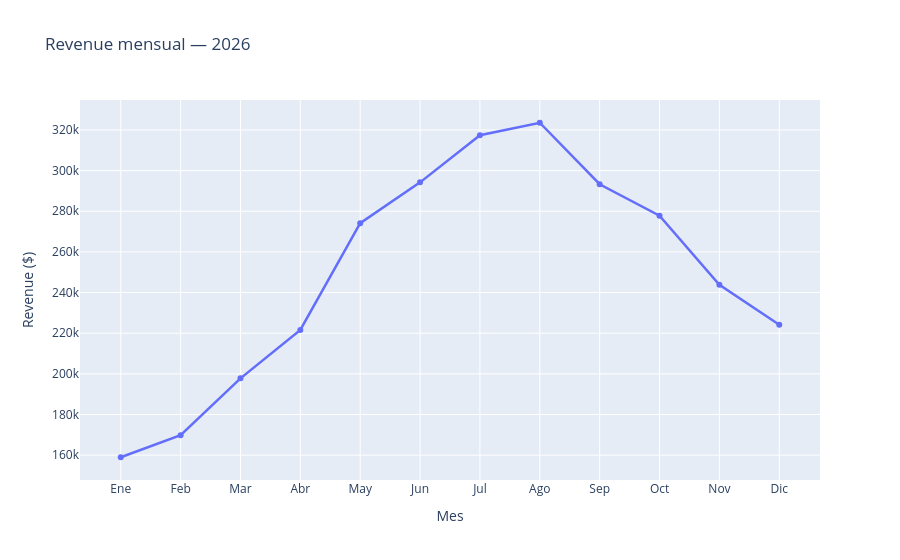

Here is the notebook cell this chart was saved with:
### Markdown cell above
---
## 1. Line Plot — Evolución temporal

> 💡 Pasá el mouse sobre las líneas para ver los valores exactos. Hacé click en la leyenda para mostrar/ocultar series.

### Code cell
# Revenue mensual total
rev_mes = df.groupby('MesNum')['Revenue'].sum().reset_index()
rev_mes['Mes'] = MESES

fig = px.line(
    rev_mes,
    x='Mes', y='Revenue',
    title='Revenue mensual — 2026',
    markers=True,
    labels={'Revenue': 'Revenue ($)', 'Mes': 'Mes'},
)
fig.update_traces(line_width=2.5)
fig.show()

### Figure 1 — Plotly figure (JSON) as saved in the notebook; plotly's stock layout.template omitted (floating-point values rounded to 4 significant figures)
{"data": [{"hovertemplate": "Mes=%{x}<br>Revenue ($)=%{y}<extra></extra>", "legendgroup": "", "line": {"color": "#636efa", "dash": "solid", "width": 2.5}, "marker": {"symbol": "circle"}, "mode": "lines+markers", "name": "", "orientation": "v", "showlegend": false, "type": "scatter", "x": ["Ene", "Feb", "Mar", "Abr", "May", "Jun", "Jul", "Ago", "Sep", "Oct", "Nov", "Dic"], "xaxis": "x", "y": [158965, 169795, 197800, 221625, 274115, 294215, 317380, 323545, 293290, 277800, 243785, 224175], "yaxis": "y"}], "layout": {"legend": {"tracegroupgap": 0}, "title": {"text": "Revenue mensual — 2026"}, "xaxis": {"anchor": "y", "domain": [0, 1], "title": {"text": "Mes"}}, "yaxis": {"anchor": "x", "domain": [0, 1], "title": {"text": "Revenue ($)"}}}}
